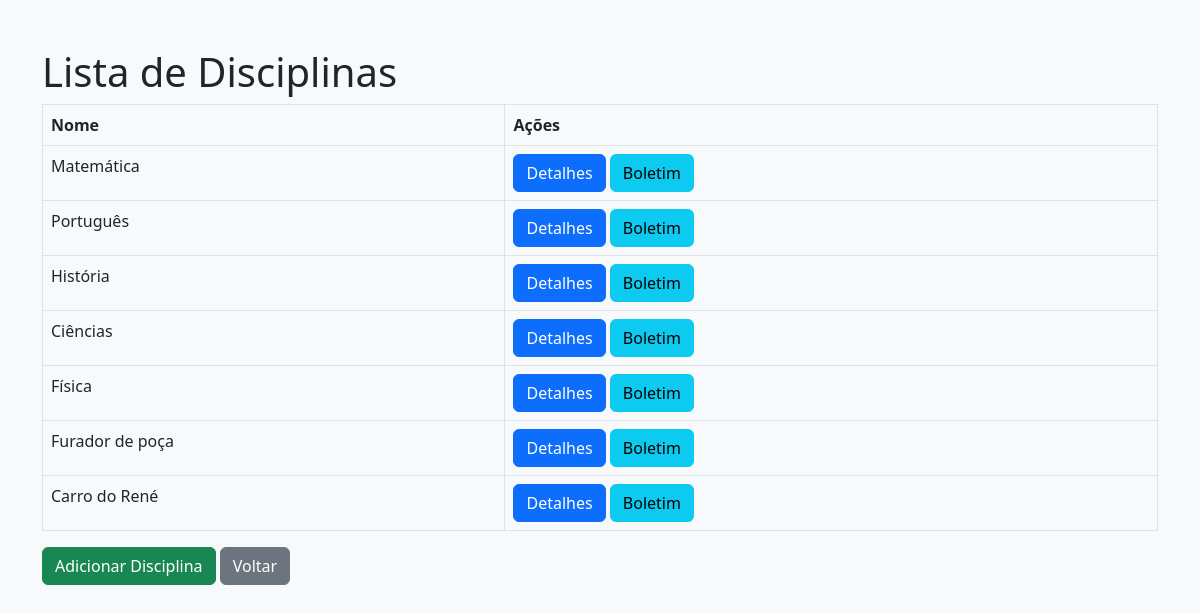
/subjects (signed in), run on the app's committed database.
### models/Subject.py (models this page shows)
class Subject(Base):
    __tablename__ = 'subjects'
    id: Mapped[int] = mapped_column(Integer, primary_key=True)
    name: Mapped[str] = mapped_column(String(100), nullable=False, unique=True)
    grades = relationship("Grade", back_populates="subject")
    enrollments = relationship("Enrollment", back_populates="subject")

### controllers/SubjectController.py (the view)
@subject_bp.route('/subjects')
@login_required
def list_subjects():
    session = Session()
    subjects = session.query(Subject).all()
    session.close()
    return render_template('subjects_list.html', subjects=subjects)

### app.py (called while the page is built)
@login_manager.user_loader
def load_user(user_id):
    session = Session()
    user = session.query(User).get(int(user_id))
    session.close()
    return user

### templates/subjects_list.html (shortened to what this page needs)
<!DOCTYPE html>
<html>
<head>
    <link href="https://cdn.jsdelivr.net/npm/bootstrap@5.2.3/dist/css/bootstrap.min.css" rel="stylesheet">
</head>
<body class="bg-light">
<div class="container mt-5">
    <h1>Lista de Disciplinas</h1>
    <table class="table table-bordered">
        <thead>
            <tr>
                <th>Nome</th>
                <th>Ações</th>
            </tr>
        </thead>
        <tbody>
        {% for subject in subjects %}
            <tr>
                <td>{{ subject.name }}</td>
                <td>
                    <a class="btn btn-primary" href="{{ url_for('subject.view_subject_details', subject_id=subject.id) }}">Detalhes</a>
                    {% if current_user.role == 'docente' %}
                        <a class="btn btn-info" href="{{ url_for('subject.subject_bulletin', subject_id=subject.id) }}">Boletim</a>
                    {% endif %}
                </td>
            </tr>
        {% endfor %}
        </tbody>
    </table>
    {% if current_user.role == 'docente' %}
        <a class="btn btn-success" href="{{ url_for('subject.add_subject') }}">Adicionar Disciplina</a>
    {% endif %}
    <a class="btn btn-secondary" href="{{ url_for('dashboard.dashboard') }}">Voltar</a>
</div>
</body>
</html>

### data on the page
Subject: name "Matemática"
Subject: name "Português"
Subject: name "História"
Subject: name "Ciências"
Subject: name "Física"
Subject: name "Furador de poça"
Subject: name "Carro do René"
